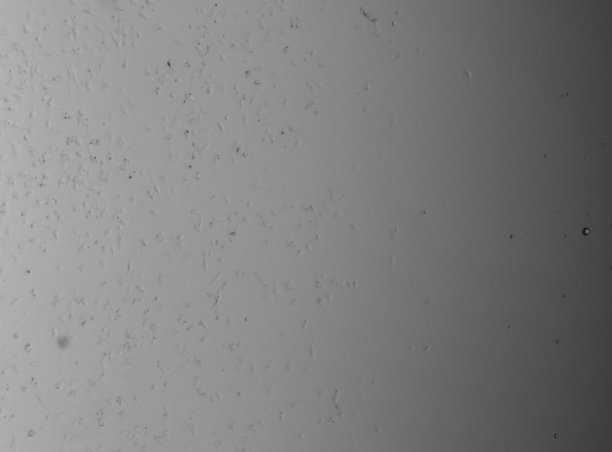
#> input picture SourceImages/B1_04_1_4_Bright_field/B1_04_1_4_Bright Field_008.tif, 1224 x 904 px, found by its file name (shown at 1/2 size); its folder holds only this picture in this run
$ python mainfilter_testy_zpatky_na_strom_POCITANI_PLOCHY_F1SKORE_MENSI_SADA_PREDZPRAC_VYHODNOC.py
#> lines starting #> are read from the running program, lines starting #| are printed output that depends on the picture; after the words box and inside, x2 and y2 are one past the last pixel; in counts of white or black regions, pixels touching at a corner belong together
#-------------------------------------------------------------------------------
# Name:        module1
# Purpose:
#
# Author:      martin
#
# Created:     13.03.2024
# Copyright:   (c) martin 2024
# Licence:     <your licence>
#-------------------------------------------------------------------------------

import numpy as np
import math
import cv2
import os
import copy
# from matplotlib import pyplot as plt
import matplotlib.pyplot as plt
from sklearn.decomposition import FastICA
from scipy.ndimage import convolve
from collections import defaultdict

# [10 lines of commented-out code are left out]
top_rodil = 0

def Ziskej_obr(cesta,typ):
    seznam_obrazku = [os.path.join(cesta, f) for f in os.listdir(cesta) if f.endswith('.' + typ)]
    return seznam_obrazku

# [17 lines left out: functions Zobraz, Zobraz_RGB, not called in this run]

def normalize_image(image):
    min_val = np.min(image)
    max_val = np.max(image)
    normalized_image = (image - min_val) / (max_val - min_val)
    return normalized_image

def Nacti_souradnice(csv_soubor,cislo_obr):
    soubor = os.path.join(os.getcwd(),csv_soubor)
    # df = pd.read_csv(soubor)

    with open(soubor,'r') as f:
        radky = f.readlines()

    data_list = [] #elipsa od data_list[X][20]
    for line in radky:
            # Rozdělení řádku podle čárek
            items = line.strip().split(',')
            if items[8] == str(cislo_obr):
                data_list.append(items)
    return data_list

# [27 lines left out: functions Nakresli_znacky, Nakresli_znacky_stred, not called in this run]

def equalize_histogram_16bit(image):
    # Definice počtu intervalů
    num_bins = 65536  # Celý rozsah 16 bitů

    # Výpočet histogramu pro 16bitový obrázek
    hist, _ = np.histogram(image.flatten(), bins=num_bins, range=[0, 65535])

    # Kumuulativní distribuční funkce
    cdf = hist.cumsum()
    cdf_normalized = cdf / cdf[-1]

    # Vytvoření mapovací tabulky
    equalize_map = np.interp(image.flatten(), np.arange(0, 65536), cdf_normalized * 65535)
    equalize_map = np.uint16(equalize_map.reshape(image.shape))

    # Aplikace mapovací tabulky pro equalizaci histogramu
    equalized_image = equalize_map

    return equalized_image

def wiener_filter(image, kernel_size, noise_variance):
    # Převedení obrazu a jádra na float32
    image = np.float32(image)
    kernel = np.ones((kernel_size, kernel_size), np.float32) / (kernel_size ** 2)

    # Výpočet Fourierových transformací
    f_image = np.fft.fft2(image)
    f_kernel = np.fft.fft2(kernel,s=image.shape)

    # Výpočet mocnin Fourierových transformací
    f_image_squared = np.abs(f_image) ** 2
    f_kernel_squared = np.abs(f_kernel) ** 2

    # Wienerův filtr
    H = np.conj(f_kernel) / (f_kernel_squared + noise_variance)
    f_deconvolved = H * f_image
    deconvolved = np.fft.ifft2(f_deconvolved).real

    # Normalizace do rozsahu 0-255 ---- zatim do 65536
    deconvolved = np.uint8(np.clip(deconvolved, 0, 255))

    return deconvolved

def predzprac_ica_OK(obr):
    emc2_image_cv2 = obr
    ica_cv2 = FastICA(n_components = 1,whiten='arbitrary-variance')
    # reconstruct image with independent components
    emc2_image_ica_cv2 = ica_cv2.fit_transform(emc2_image_cv2)  #komponenty
    emc2_restored_cv2 = ica_cv2.inverse_transform(emc2_image_ica_cv2)
    normalized_img_cv2 = normalize_image(emc2_image_cv2-emc2_restored_cv2)
    normalized_img_cv2 = normalized_img_cv2 - normalized_img_cv2.min()
    normalized_img_cv2 = normalized_img_cv2 / normalized_img_cv2.max() * 65536
    new_img = np.uint16(normalized_img_cv2)
    return new_img

# Funkce pro výpočet Haarových funkcí
def haar_features(image, window_size):
    # Definování Haarových funkcí (vertikální, horizontální a diagonální)
    haar_vertical = np.array([[1], [-1]])  # Jednoduchý vertikální filtr
    haar_horizontal = np.array([[1, -1]])  # Jednoduchý horizontální filtr
    haar_diagonal = np.array([[1, -1], [-1, 1]])  # Diagonální filtr

    # Aplikace filtrů (konvoluce)
    response_vertical = convolve(image, haar_vertical)
    response_horizontal = convolve(image, haar_horizontal)
    response_diagonal = convolve(image, haar_diagonal)

    # Výpočet maximální odpovědi
    features = np.maximum(np.maximum(np.abs(response_vertical), np.abs(response_horizontal)), np.abs(response_diagonal))
    return features

# Funkce pro tvorbu PP obrazu
def compute_pp_image(image, window_size):
    # Normalizace obrazu na rozsah [0, 1]
    normalized_image = image.astype(np.float32) / 255.0

    # Výpočet Haarových funkcí
    haar_response = haar_features(normalized_image, window_size)

    # Prahování a vytvoření pravděpodobnostního obrazu
    # Použití slabého prahu (např. 0.5) pro rozlišení částic od pozadí
    particle_prob_map = np.where(haar_response > 0.05, 1, 0)

    return particle_prob_map

# [243 lines left out: functions kresli_obarvene_kontury, vyhodnot_kontury, nadelej_slovnik_kontury, gaussian_params, not called in this run]

# Funkce pro výpočet pravděpodobnosti z Gaussovy křivky
def gaussian_probability(x, median, std_dev):
    # Vzorec pro normální rozdělení
    return (1 / (std_dev * np.sqrt(2 * np.pi))) * np.exp(-0.5 * ((x - median) / std_dev) ** 2)

# [280 lines left out: functions gaussian_probability_normalized, classify_value, kresli_obarvene_kontury_gauss, kresli_a_vyhodnot_kontury_GAUSS_POCET, not called in this run]

#*********************************************************************************************************

# slozka = 'B1_04_1_2_Bright_field'
slozka = 'B1_04_1_4_Bright_field'


# slozka_ulozeni = 'B1_04_1_2_Haar'
slozka_ulozeni = 'B1_04_1_4_Haar'


# csv_soubor = 'B1_04_2_2_spots.csv'
csv_soubor = 'B1_04_2_4_spots.csv'


seznam_obrazku = Ziskej_obr(os.path.join(os.getcwd(),slozka),'tif')
# seznam_obrazku = Ziskej_obr(os.path.join(os.getcwd(),slozka),'tif')

adresar_ulozeni = os.path.join(os.getcwd(),slozka_ulozeni)
plocha_all_images = []

tp_list = []
fp_list = []
fn_list = []
slovnik_new = []

# pro MENSI SADY 400 obrazku TRVALO 12 MINUT
gaussian_dict = {1: (150, 80.67077528531642),
                  2: (274, 124.45749864666038),
                  3: (411, 153.28225307006574),
                  4: (628.5, 260.34850615489836)}

# with open('POCTY_HAAR_' + slozka + '_area_' +'.txt', 'w') as file:
for cislo_obr in range(0,len(seznam_obrazku)):
    print(f'Zpracovava se obrazek cislo: {cislo_obr}')
    # =============================================================================
    # APLIKACE ICA ze zacatku
    # =============================================================================
    image = cv2.imread(seznam_obrazku[cislo_obr],cv2.IMREAD_ANYCOLOR | cv2.IMREAD_ANYDEPTH)
#> image is the input picture: shape (904, 1224) uint16; min 4828, max 49136, mean 33041.7
    # Zobraz(image)
    ica_img = predzprac_ica_OK(image) #ICA cast
#> in predzprac_ica_OK, `emc2_image_ica_cv2 = ica_cv2.fit_transform(emc2_image_cv2)`: emc2_image_ica_cv2 = 904 values, max 0.0362 at index 334, min -0.0756 at index 869, mean 0
#> in predzprac_ica_OK, `emc2_restored_cv2 = ica_cv2.inverse_transform(emc2_image_ica_cv2)`:
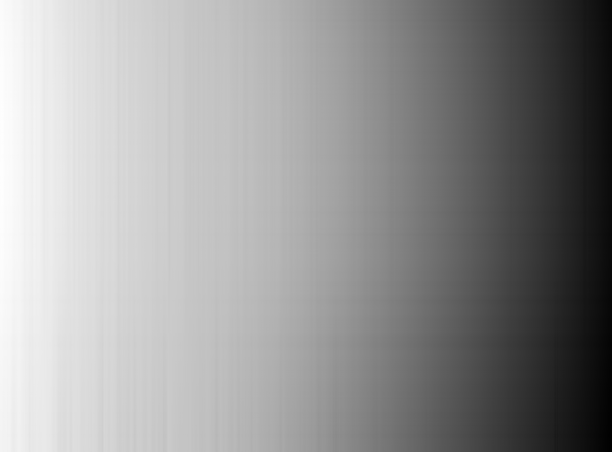
#> emc2_restored_cv2: shape (904, 1224) float64 (shown at 1/2 size); min 15789.8, max 45094.8, mean 33041.7; drawn with min black and max white
#> in normalize_image, `min_val = np.min(image)`: min_val = -24093.4
#> in normalize_image, `max_val = np.max(image)`: max_val = 18603.3
#> in normalize_image, `normalized_image = (image - min_val) / (max_val - min_val)`:
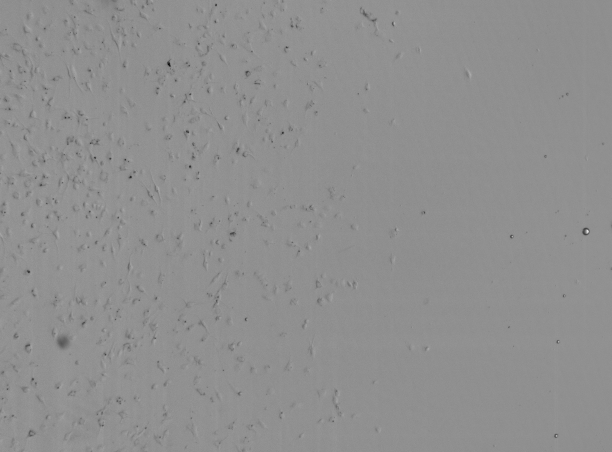
#> normalized_image: shape (904, 1224) float64 (shown at 1/2 size); min 0, max 1, mean 0.564
    # Zobraz(ica_img)
    clahe = cv2.createCLAHE(clipLimit=2, tileGridSize=(30,30)) #20-50
    image_s_ICA = clahe.apply(ica_img)
    # image_s_ICA = clahe.apply(image)
    # Zobraz(image_s_ICA)
    image_s_ICA = equalize_histogram_16bit(image_s_ICA)
#> in equalize_histogram_16bit, `equalize_map = np.uint16(equalize_map.reshape(image.shape))`:
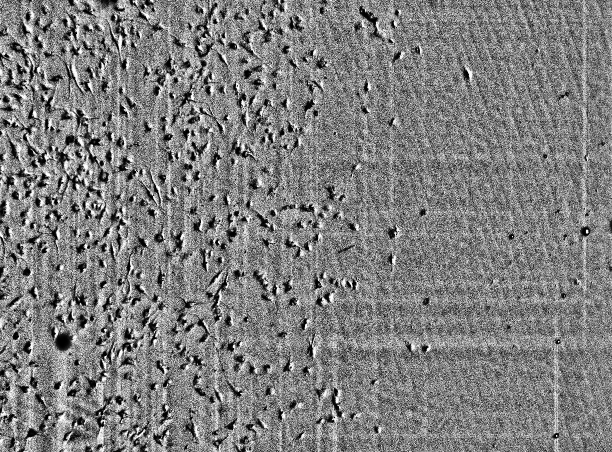
#> equalize_map: shape (904, 1224) uint16 (shown at 1/2 size); min 0, max 65535, mean 32767.7; drawn with min black and max white
    # Zobraz(image_s_ICA)

    kernel_size = 3
    noise_variance_ica = 68 #88 # Hodnota variance šumu (může být empiricky stanovena nebo odhadnuta) #95
    filtered_image_ica = wiener_filter(image_s_ICA, kernel_size, noise_variance_ica)
#> in wiener_filter, `deconvolved = np.uint8(np.clip(deconvolved, 0, 255))`:
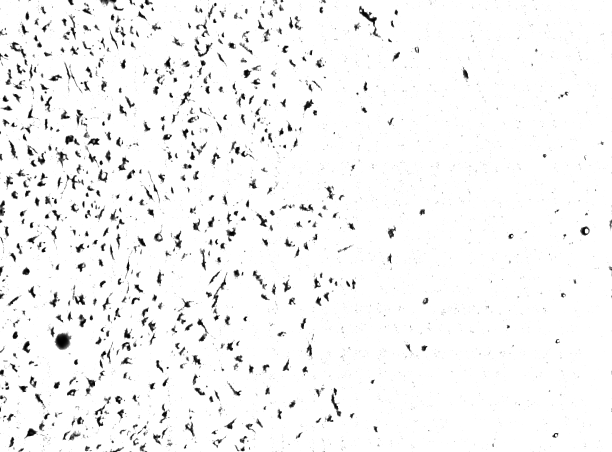
#> deconvolved: shape (904, 1224) (shown at 1/2 size); min 0, max 255, mean 244.9
    # Zobraz(filtered_image_ica)

    # POZOR NACITAME UPRAVENY VSTUP PO VSECH FILTRECH - ICA-CLAHE-EKVALIZACE-WIENER PAK TO JDE SEMKA
    # Nastavení velikosti okna pro Haarovy funkce
    window_size = 3

    # # Výpočet PP obrazu
    pp_image = compute_pp_image(filtered_image_ica, window_size)
#> in haar_features, `response_horizontal = convolve(image, haar_horizontal)`:
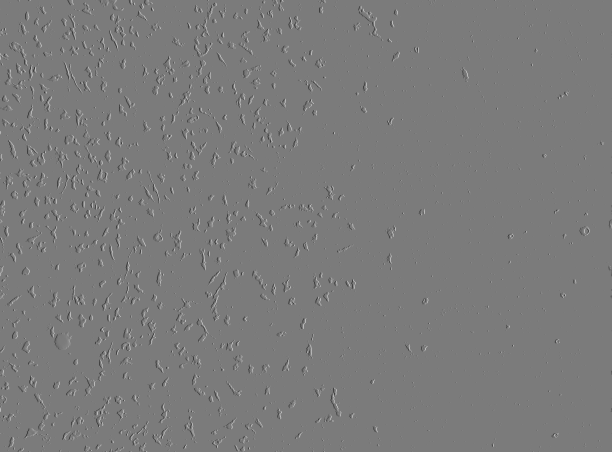
#> response_horizontal: shape (904, 1224) float32 (shown at 1/2 size); min -0.937, max 1, mean 6.45e-05; drawn with min black and max white
#> in compute_pp_image, `particle_prob_map = np.where(haar_response > 0.05, 1, 0)`:
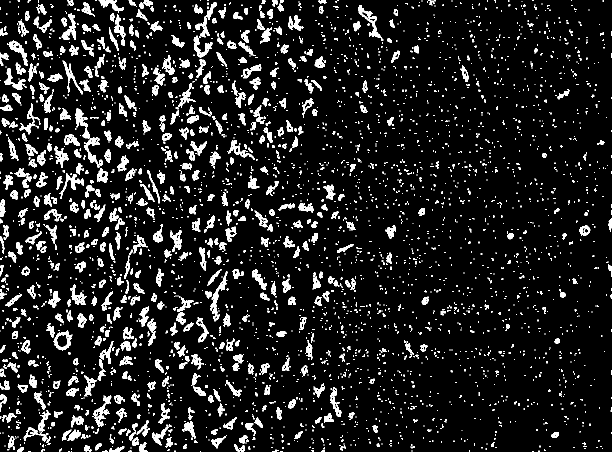
#> particle_prob_map: shape (904, 1224) int64 (shown at 1/2 size); values 0 (black) and 1 (white), 10% white; 3412 white regions (2709 under 20 px), largest, box (x1, y1, x2, y2) and area: (421, 543, 455, 643) 776, (717, 10, 767, 82) 747, (390, 4, 433, 75) 684

    # Uložení výsledného obrazu
    totok = (pp_image*255).astype(np.uint8)
    # Zobraz(totok)

    # Aplikuj morfologickou dilataci pro uzavření mezer v konturách
    kernel = np.ones((2, 2), np.uint8)
    dilated = cv2.dilate(totok, kernel, iterations=1) # 1-3 iterace by sly
#> dilated: shape (904, 1224); 14.3% white; 2951 white regions (1885 under 20 px), largest, box (x1, y1, x2, y2) and area: (151, 217, 207, 336) 1732, (387, 4, 434, 116) 1621, (47, 820, 103, 891) 1099

    # Aplikuj morfologickou erozi, abys obnovil původní šířku kontury
    eroded = cv2.erode(dilated, kernel, iterations=1)
#> eroded: shape (904, 1224); 10.3% white; 3198 white regions (2488 under 20 px)

    # Najdi kontury na výsledném obrázku
    contours, _ = cv2.findContours(eroded, cv2.RETR_EXTERNAL, cv2.CHAIN_APPROX_SIMPLE)
#> contours = 3198 contours, 2649 with area under 20; largest, box (x1, y1, x2, y2) and area: (108, 662, 146, 702) 943, (718, 11, 768, 83) 770, (48, 821, 102, 884) 713, (422, 544, 456, 644) 702, (187, 792, 224, 855) 666

    # Vytvoř masku pro vyplnění kontur
    filled_image = np.zeros_like(totok)

    # Vyplň nalezené kontury
    cv2.drawContours(filled_image, contours, -1, 255, thickness=cv2.FILLED)
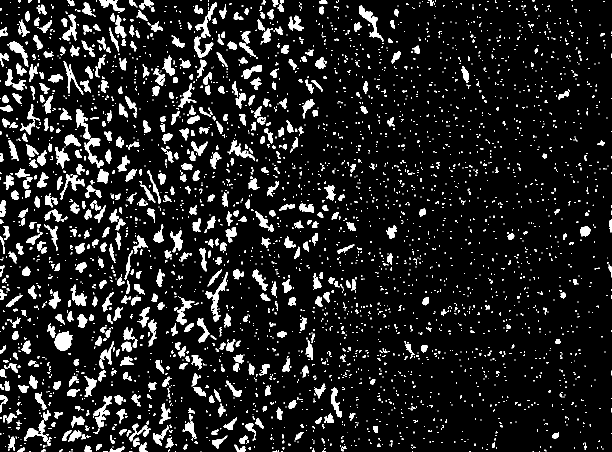
#> filled_image: shape (904, 1224) (shown at 1/2 size); 10.8% white; 3198 white regions (2488 under 20 px)

    # Najdi kontury na vyplněné masce (nyní to jsou oblasti v masce)
    mask_contours, _ = cv2.findContours(filled_image, cv2.RETR_EXTERNAL, cv2.CHAIN_APPROX_SIMPLE)
#> mask_contours has the same summary as contours
    # Zobraz(filled_image)
    # ************************************KONEC ZAKLADNI PROCES**********************************************************

    # # Nastav minimální a maximální plochu pro filtrování kontur
    min_plocha = 70  # Nastavte podle potřeby #25 bylo naladeno na 45
    max_plocha = 5000  # Nastavte podle potřeby

    # np.savez(os.path.join(slozka_ulozeni,"Bright_Field_tuple_data_" + str(cislo_obr+1) + ".npz"), *mask_contours)

    # Vyfiltruj kontury na základě plochy
    filtered_contours = [contour for contour in mask_contours if min_plocha <= cv2.contourArea(contour) <= max_plocha]#\BACHA POCITAM MAX 3 bunky v konture
#> filtered_contours = 406 contours; largest, box (x1, y1, x2, y2) and area: (108, 662, 146, 702) 943, (718, 11, 768, 83) 770, (48, 821, 102, 884) 713, (422, 544, 456, 644) 702, (187, 792, 224, 855) 666
    data_list = Nacti_souradnice(csv_soubor,cislo_obr)
#> (the run stopped early here; a loop or call above may not have finished)
